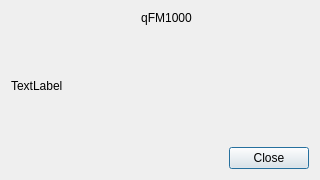
<?xml version="1.0" encoding="UTF-8"?>
<ui version="4.0">
    <class>AboutWindow</class>
    <widget class="QDialog" name="AboutWindow">
        <property name="geometry">
            <rect>
                <x>0</x>
                <y>0</y>
                <width>320</width>
                <height>180</height>
            </rect>
        </property>
        <property name="windowTitle">
            <string>About...</string>
        </property>
        <layout class="QGridLayout" name="gridLayout" rowstretch="0,1,0" columnstretch="0,1">
            <item row="0" column="0">
                <widget class="QLabel" name="imageLabel">
                    <property name="text">
                        <string/>
                    </property>
                    <property name="pixmap">
                        <pixmap resource="../resources.qrc">:/icons/about.svg</pixmap>
                    </property>
                    <property name="scaledContents">
                        <bool>false</bool>
                    </property>
                </widget>
            </item>
            <item row="2" column="0" colspan="2">
                <widget class="QDialogButtonBox" name="buttonBox">
                    <property name="standardButtons">
                        <set>QDialogButtonBox::Close</set>
                    </property>
                </widget>
            </item>
            <item row="0" column="1">
                <widget class="QLabel" name="titleLabel">
                    <property name="text">
                        <string>qFM1000</string>
                    </property>
                    <property name="alignment">
                        <set>Qt::AlignCenter</set>
                    </property>
                </widget>
            </item>
            <item row="1" column="0" colspan="2">
                <widget class="QLabel" name="textLabel">
                    <property name="text">
                        <string>TextLabel</string>
                    </property>
                </widget>
            </item>
        </layout>
    </widget>
    <resources>
        <include location="../resources.qrc"/>
    </resources>
    <connections/>
</ui>
